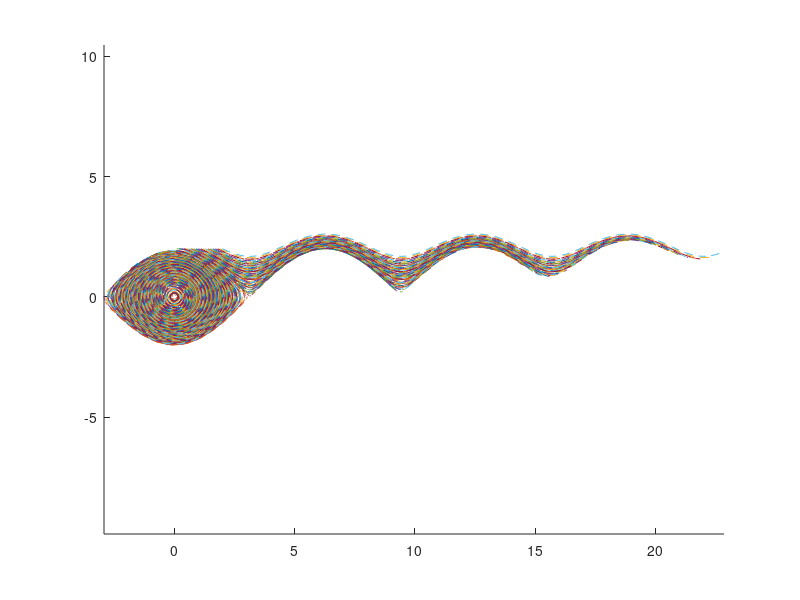

Reproduce this figure in MATLAB.
X1 = @(t,X) [X(2);-sin(X(1))];
X2 = @(t,X) [-sin(X(1));-X(2)*cos(X(1))];
T2 = @(t,X,h) X + h*X1(t,X) + h^2/2*X2(t,X);
hold on;
for q = 0:0.1:2
    for p = 0.1:0.1:2
        X0 = [p;q];
        h = 0.1; X = X0; t = 0; Y = X;
        TF = 10;
        X = zeros(2,TF/h + 1);
        
        for n=1:TF/h % 1/h = N
            X(:,n+1) = T2(t(n),X(:,n),h); % 2nd order Taylor
            t(n+1) = t(n) + h;
            K1 = h*X1(t(n),Y(:,n));
            K2 = h*X1(t(n) + h,Y(:,n) + K1);
            Y(:,n+1) = Y(:,n) + 1/2*(K1 + K2);
        end
        plot(X(1,:),X(2,:),Y(1,:),Y(2,:),'--',X(1,end),X(2,end),'o'); axis equal
    end
end
hold off;